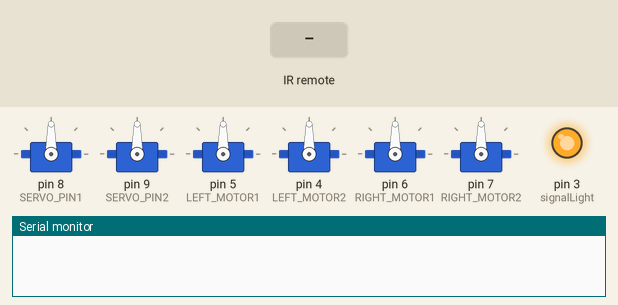
The sketch below on a simulated Arduino Uno, built with avr-gcc and run on an emulated ATmega328P. On the bench: 6 × servo, output pins drawn as LEDs (lit = HIGH), the last lines printed to the serial monitor. The test bench sets the inputs (shaded band).

Above: at 1.2 s.
1.3 s: infrared code 0xFFC23D received
At 2.5 s:
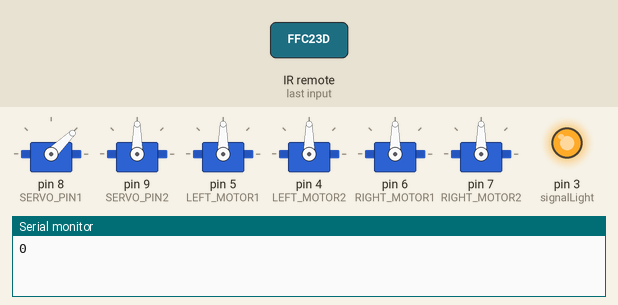
2.8 s: infrared code 0xFF22DD received
At 3.7 s:
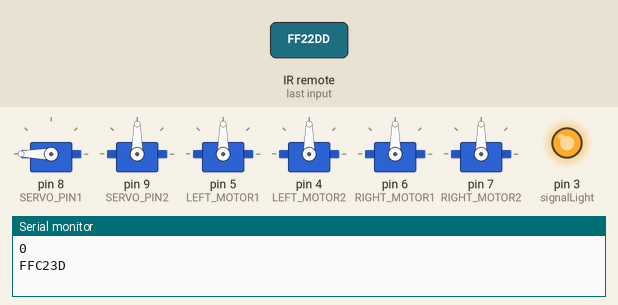
4.3 s: infrared code 0xFFA857 received
At 4.8 s:
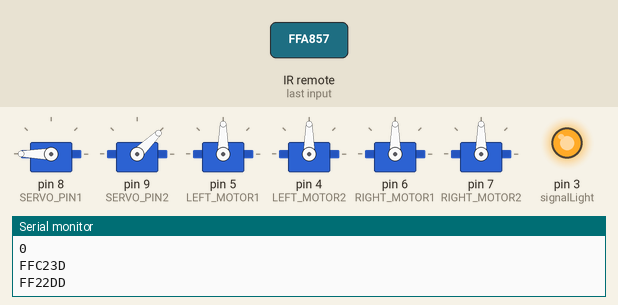
5.8 s: infrared code 0xFFB04F received
At 7.0 s:
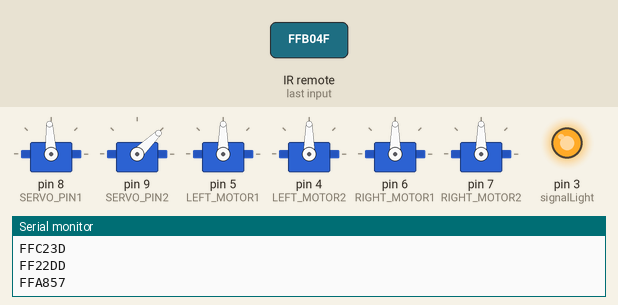
7.3 s: infrared code 0xFF629D received
At 8.3 s:
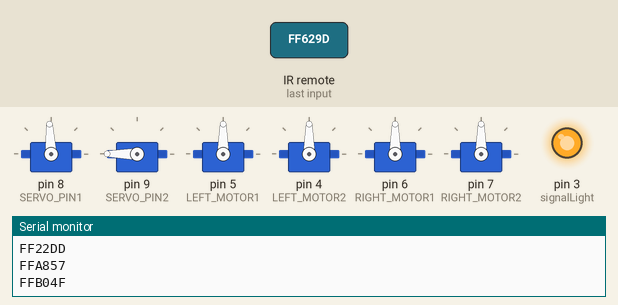
8.8 s: infrared code 0xFF7A85 received
At 9.4 s:
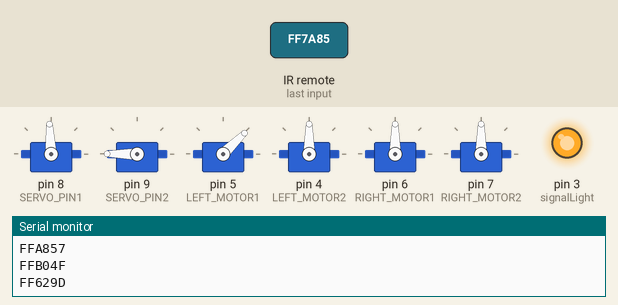
Timing chart, 0 to 11.3 s (numbered marks = the images above; inputs shaded):
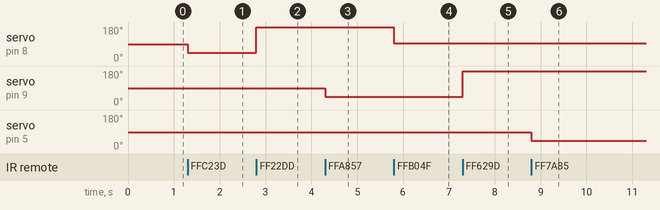

The sketch:

Project_J5_WIRELESS_P2.ino
```cpp
#include <Wire.h>
#include <IRremote.h>
#include <IRremoteInt.h>
#include <Servo.h>


unsigned long irCode;

//Startup Button
#define START_UP_CODE 0xFFA25D //IR code for power button

//Buttons to drive
#define FORWARD_BUTTON_CODE  0xFFC23D// IR code for fast forward button
#define BACKWARD_BUTTON_CODE 0xFF22DD // IR code for fast back
#define STOP_BUTTON_CODE  0xFFB04F //IR code for stop button

//Buttons for Head movement
#define TURN_HEAD_LEFT_CODE 0xFFA857 //IR code for up button button
#define TURN_HEAD_RIGHT_CODE 0xFF629D //IR code for down button
#define LOOK_FORWARD_CODE 0xFF02FD // IR code for pause button

//Buttons for Left Arm
#define ARM_MOTOR_UP1  0xFF7A85 //IR code for 3
#define ARM_MOTOR_DOWN1  0xFF30CF //IR code for 1
#define ARM_MOTOR_LEFT1 0xFF9867 //IR code or EQ
#define ARM_MOTOR_RIGHT1 0xFF18E7 //IR code for 2
#define ARM_MOTOR_RESET1 0xFF5AA5 //IR code for 6

//Buttons for Right Arm
#define ARM_MOTOR_UP2 0xFF52AD //IR code for 9
#define ARM_MOTOR_DOWN2 0xFF42BD //IR code for 7
#define ARM_MOTOR_LEFT2 0xFF38C7 //IR code for 5
#define ARM_MOTOR_RIGHT2 0xFF4AB5 //IR code for 8
#define ARM_MOTOR_RESET2 0xFF10EF //IR code for 4

//Servo Pin Connections
#define SERVO_PIN1 8 // Pin1 for motor connected to servo
#define SERVO_PIN2 9 // Pin2 for motor connected to servo
#define LEFT_MOTOR1 5 //Both motor pins for Left Arm
#define LEFT_MOTOR2 4
#define RIGHT_MOTOR1 6 //Both motor pins for Right Arm
#define RIGHT_MOTOR2 7

const int signalLight = 3;
int IRreceiver = 10;
int val;
int initialPosition = 90;   // Variable to store initial position of the motor
int currentPosition = 90;   // Variable to store current position of the motor

IRrecv irrecv(IRreceiver);
decode_results results;

Servo servoMotor1;
Servo servoMotor2;
Servo leftServoMotor1;
Servo leftServoMotor2;
Servo rightServoMotor1;
Servo rightServoMotor2;


void setup() {
 Serial.begin(9600);

  // Start the receiver
  irrecv.enableIRIn();

  //assign all pins to given motors
  servoMotor1.attach(SERVO_PIN1);
  servoMotor2.attach(SERVO_PIN2);
  leftServoMotor1.attach(LEFT_MOTOR1);
  leftServoMotor2.attach(LEFT_MOTOR2);
  rightServoMotor1.attach(RIGHT_MOTOR1);
  rightServoMotor2.attach(RIGHT_MOTOR2);

//assign the output of signal light
  pinMode(signalLight, OUTPUT);

  digitalWrite(signalLight, HIGH);


}

void loop() {
 if (irrecv.decode(&results)) {

    Serial.println(irCode, HEX);

  irCode = results.value;


   driveFunction();
      headRotationFunction();
       leftArmMovement();
         rightArmMovement();
           resetMotorPosition1();
            resetMotorPosition2();

   irrecv.resume(); // Receive the next
   }


}


void driveFunction(){
  if (irCode == FORWARD_BUTTON_CODE) {
      // Drive servo forward
      servoMotor1.writeMicroseconds(1000);

      delay(1000);

    }
    if (irCode == BACKWARD_BUTTON_CODE) {
      //Drive servo backward
      servoMotor1.writeMicroseconds(3000);

      delay(1000);
    }

    if (irCode == STOP_BUTTON_CODE){
      //Stop servo motor
      servoMotor1.writeMicroseconds(1500);
    }
}

void headRotationFunction(){
  if(irCode == LOOK_FORWARD_CODE){
    servoMotor2.write(90);

    delay(1000);
  }
  if(irCode == TURN_HEAD_LEFT_CODE){
    servoMotor2.writeMicroseconds(1000);

    delay(1000);
  }
  if(irCode == TURN_HEAD_RIGHT_CODE){
    servoMotor2.writeMicroseconds(3000);
  }
}

void leftArmMovement(){
  if(irCode == ARM_MOTOR_UP1){
    leftServoMotor1.writeMicroseconds(1000);
  }
  if(irCode == ARM_MOTOR_DOWN1){
    leftServoMotor1.write(3000);
  }
  if(irCode == ARM_MOTOR_LEFT1){
    leftServoMotor2.writeMicroseconds(1000);
  }
  if(irCode == ARM_MOTOR_RIGHT1){
    leftServoMotor2.writeMicroseconds(3000);
  }
}

void rightArmMovement(){
  if(irCode == ARM_MOTOR_UP2){
    rightServoMotor1.writeMicroseconds(3000);
  }
  if(irCode == ARM_MOTOR_DOWN2){
    rightServoMotor1.write(1000);
  }
  if(irCode == ARM_MOTOR_LEFT2){
    rightServoMotor2.writeMicroseconds(1000);
  }
  if(irCode == ARM_MOTOR_RIGHT2){
    rightServoMotor2.writeMicroseconds(3000);
  }
}

void resetMotorPosition1(){
  if(irCode == ARM_MOTOR_RESET1){
    leftServoMotor2.write(initialPosition);

    currentPosition = initialPosition;
  }
}

void resetMotorPosition2(){
  if(irCode == ARM_MOTOR_RESET2){
    rightServoMotor2.write(initialPosition);

    currentPosition = initialPosition;
  }
}
```

Measured:
- after the input at 1.3 s, servo on pin 8 (SERVO_PIN1): 90° → 44° at once
- after the input at 2.8 s, servo on pin 8 (SERVO_PIN1): 44° → 180° at once
- after the input at 4.3 s, servo on pin 9 (SERVO_PIN2): 90° → 44° at once
- after the input at 5.8 s, servo on pin 8 (SERVO_PIN1): 180° → 93° at once
- after the input at 7.3 s, servo on pin 9 (SERVO_PIN2): 44° → 180° at once
- after the input at 8.8 s, servo on pin 5 (LEFT_MOTOR1): 90° → 44° at once
